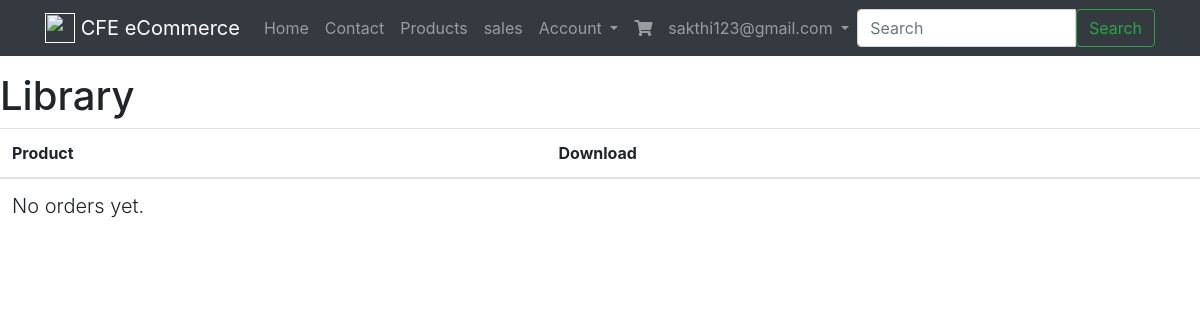
The page /order/library/ (signed in) on the database as committed earlier.
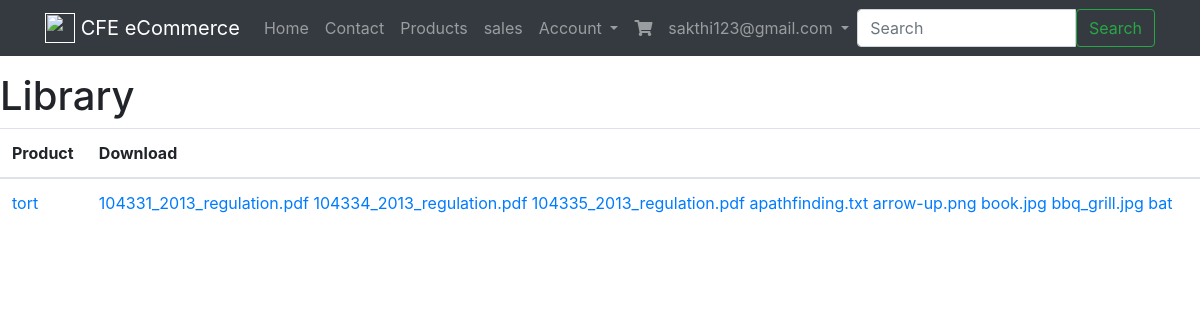
The same page on the database as committed later.
### products/models.py (models this page shows, shortened)
class Product(models.Model):
	title=models.CharField(max_length=100)
	slug=models.SlugField(blank=True,unique=True)
	description=models.TextField(null=True,blank=True)
	price=models.DecimalField(max_digits=10,decimal_places=2)
	image=models.ImageField(upload_to=upload_image_path,null=True,blank=True)
	active=models.BooleanField(default=True)
	featured=models.BooleanField(default=False)
	is_digital = models.BooleanField(default=False)
	objects=ProductManager()
	def get_absolute_url(self):
		return reverse("products:detail",kwargs={"slug":self.slug})
	def get_downloads(self):
		qs=self.productfile_set.all()
		return qs

class ProductFile(models.Model):
	product = models.ForeignKey(Product,on_delete=models.CASCADE)
	file = models.FileField(upload_to=upload_product_file_loc,storage=ProtectedS3Storage())
	free = models.BooleanField(default=False)
	user_required = models.BooleanField(default=False)
	name = models.CharField(max_length=120,null=True,blank=True)
	@property
	def display_name(self):
		og_name = get_filename(self.file.name)
		if self.name:
			return self.name
		return og_name
	def get_download_url(self):
		return reverse("products:download",kwargs={"slug":self.product.slug,"pk":self.pk})

### orders/views.py (the view)
# urls.py: path('library/', LibraryView.as_view(), name='library'),
class LibraryView(LoginRequiredMixin,ListView):
    template_name = 'orders/library.html'
    def get_queryset(self):
        return ProductPurchase.objects.products_by_request(self.request)

### billing/models.py (called while the page is built)
    def new_or_get(self, request):
        user = request.user
        guest_email_id = request.session.get('guest_email_id')
        created = False
        obj = None
        if user.is_authenticated:
            obj, created = self.model.objects.get_or_create(
                            user=user, email=user.email)
        elif guest_email_id is not None:
            'guest user checkout; auto reloads payment stuff'
            guest_email_obj = GuestProfile.objects.get(id=guest_email_id)
            obj, created = self.model.objects.get_or_create(
                                            email=guest_email_obj.email)
        else:
            pass
        return obj, created

### ecommerce/utils.py (called while the page is built)
def get_filename(path):
    return os.path.basename(path)

### orders/models.py (called while the page is built)
	def digital(self):
		return self.filter(product__is_digital=True)

	def by_request(self,request):
		billing_profile,created = BillingProfile.objects.new_or_get(request)
		return self.filter(billing_profile=billing_profile)

    def get_queryset(self):
    	return ProductPurchaseQuerySet(self.model,using=self._db)

    def by_request(self,request):
    	return self.get_queryset().by_request(request)

### templates/orders/library.html
{% extends "base.html" %}
{% block content %}
<div class='row'>
    <div class='col-12'>
        <h1>Library</h1>
    </div>
</div>
<div class='row'>
    <div class='col'>
        <table class='table'>
            <thead><th>Product</th><th>Download</th></thead>
            <tbody>
                {% for object in object_list %}
                    <tr>
                        <td><a href='{{ object.get_absolute_url }}'>{{ object.title }}</a></td>
                        <td>{% for download in object.get_downloads %}
                            <a href = '{{download.get_download_url}}'>{{download.display_name}}
                            {% endfor %}</td>
                    </tr>
                {% empty %}
                <tr><td colspan="3"><p class='lead'>No orders yet.</td></tr>
                {% endfor %}
            </tbody>
        </table>
    </div>
</div>
{% endblock content %}

Rows that differ between the two databases and show on the page:
now on this page (row edited): Product: title "tort"
added ProductFile: display_name "104331_2013_regulation.pdf"
added ProductFile: display_name "104334_2013_regulation.pdf"
added ProductFile: display_name "104335_2013_regulation.pdf"
added ProductFile: display_name "apathfinding.txt"
added ProductFile: display_name "arrow-up.png"
added ProductFile: display_name "book.jpg"
added ProductFile: display_name "bbq_grill.jpg"
added ProductFile: display_name "bat"
Other text that changed with them:
text no longer shown: "No orders yet."
